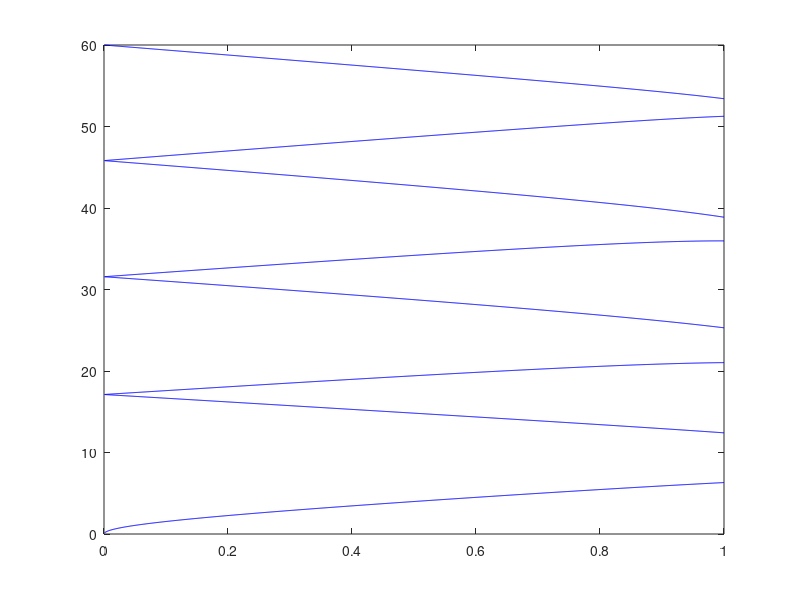

MATLAB code for this plot:
clc;
clear all;
close all;
c=0.0001;
 p1=1.5*pi/180; p2=18*pi/180; p3=18.5*pi/180; p4=31*pi/180; p5=31.5*pi/180; p6=45.5*pi/180; p7=46*pi/180; p8=59.5*pi/180;
i=1;
for t=0.001:0.001:1
    x(i)=t;
    M=t;
   K=[(1-M*pi/4)*0.5;0.5;0.5;0.5;0.5;0.5;0.5;0.5;];
for y=1:1:100
 F=[cos(p1)-cos(p2)+cos(p3)-cos(p4)+cos(p5)-cos(p6)+cos(p7)-cos(p8);
    cos(5*p1)-cos(5*p2)+cos(5*p3)-cos(5*p4)+cos(5*p5)-cos(5*p6)+cos(5*p7)-cos(5*p8);
    cos(7*p1)-cos(7*p2)+cos(7*p3)-cos(7*p4)+cos(7*p5)-cos(7*p6)+cos(7*p7)-cos(7*p8);
    cos(11*p1)-cos(11*p2)+cos(11*p3)-cos(11*p4)+cos(11*p5)-cos(11*p6)+cos(11*p7)-cos(11*p8);
    cos(13*p1)-cos(13*p2)+cos(13*p3)-cos(13*p4)+cos(13*p5)-cos(13*p6)+cos(13*p7)-cos(13*p8);
    cos(17*p1)-cos(17*p2)+cos(17*p3)-cos(17*p4)+cos(17*p5)-cos(17*p6)+cos(17*p7)-cos(17*p8);
    cos(19*p1)-cos(19*p2)+cos(19*p3)-cos(19*p4)+cos(19*p5)-cos(19*p6)+cos(19*p7)-cos(19*p8);
    cos(23*p1)-cos(23*p2)+cos(23*p3)-cos(23*p4)+cos(23*p5)-cos(23*p6)+cos(23*p7)-cos(23*p8);];
 J=[-sin(p1) sin(p2) -sin(p3) sin(p4) -sin(p5) sin(p6) -sin(p7) sin(p8);
    -5*sin(5*p1) 5*sin(5*p2) -5*sin(5*p3) 5*sin(5*p4) -5*sin(5*p5) 5*sin(5*p6) -5*sin(5*p7) 5*sin(5*p8);
    -7*sin(7*p1) 7*sin(7*p2) -7*sin(7*p3) 7*sin(7*p4) -7*sin(7*p5) 7*sin(7*p6) -7*sin(7*p7) 7*sin(7*p8);
    -11*sin(11*p1) 11*sin(11*p2) -11*sin(11*p3) 11*sin(11*p4) -11*sin(11*p5) 11*sin(11*p6) -11*sin(11*p7) 11*sin(11*p8);
    -13*sin(13*p1) 13*sin(13*p2) -13*sin(13*p3) 13*sin(13*p4) -13*sin(13*p5) 13*sin(13*p6) -13*sin(13*p7) 13*sin(13*p8);
    -17*sin(17*p1) 17*sin(17*p2) -17*sin(17*p3) 17*sin(17*p4) -17*sin(17*p5) 17*sin(17*p6) -17*sin(17*p7) 17*sin(17*p8);
    -19*sin(19*p1) 19*sin(19*p2) -19*sin(19*p3) 19*sin(19*p4) -19*sin(19*p5) 19*sin(19*p6) -19*sin(19*p7) 19*sin(19*p8);
    -23*sin(23*p1) 23*sin(23*p2) -23*sin(23*p3) 23*sin(23*p4) -23*sin(23*p5) 23*sin(23*p6) -23*sin(23*p7) 23*sin(23*p8);];
 df=inv(J)*(K-F);
 p1=p1+df(1,:);
 p2=p2+df(2,:);
 p3=p3+df(3,:);
 p4=p4+df(4,:);
 p5=p5+df(5,:);
 p6=p6+df(6,:);
 p7=p7+df(7,:);
 p8=p8+df(8,:);
 L=max(df);
 if L<=c
     break;
 end
end
m=p1*180/pi;
n=p2*180/pi;
o=p3*180/pi;
p=p4*180/pi;
q=p5*180/pi;
r=p6*180/pi;
s=p7*180/pi;
t=p8*180/pi;
p11(i)=rem(m,360);
p22(i)=rem(n,360);
p33(i)=rem(o,360);
p44(i)=rem(p,360);
p55(i)=rem(q,360);
p66(i)=rem(r,360);
p77(i)=rem(s,360);
p88(i)=rem(t,360);
i=i+1;
end
plot(x,p11,'b');
hold on
plot(x,p22,'b');
plot(x,p33,'b');
plot(x,p44,'b');
plot(x,p55,'b');
plot(x,p66,'b');
plot(x,p77,'b');
plot(x,p88,'b');
hold off
